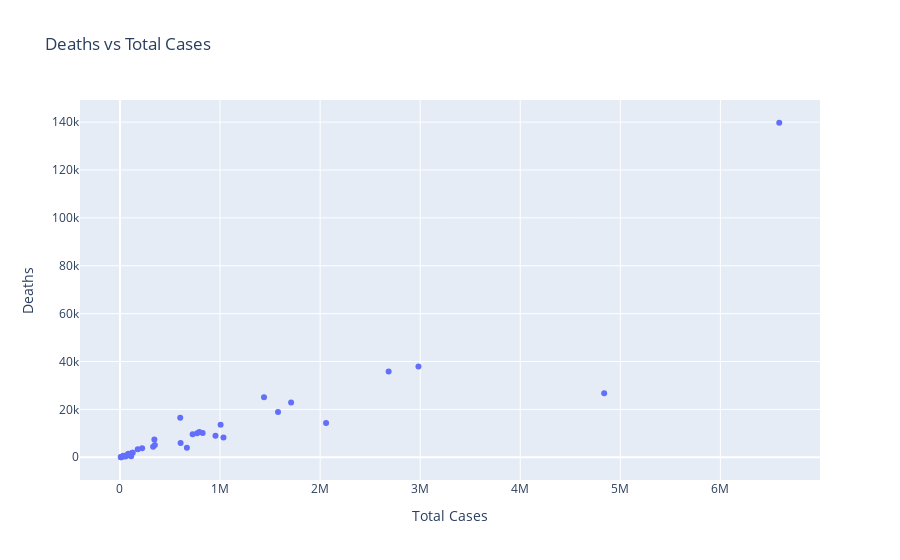

Notebook code for this chart:
### Code cell
# Relationshhip between deaths and total cases
# Scatter plot
fig = go.Figure([go.Scatter(x=pd_df['Total_Cases'], y=pd_df['Deaths'], mode='markers', text=pd_df['State_UTs'])])
fig.update_layout(title='Deaths vs Total Cases', xaxis_title='Total Cases', yaxis_title='Deaths')
fig.show()

### Figure 1 — Plotly figure (JSON) as saved in the notebook; plotly's stock layout.template omitted (floating-point values rounded to 4 significant figures)
{"data": [{"mode": "markers", "text": ["Andaman and Nicobar", "Andhra Pradesh", "Arunachal Pradesh", "Assam", "Bihar", "Chandigarh", "Chhattisgarh", "Dadra and Nagar Haveli and Daman and Diu", "Delhi", "Goa", "Gujarat", "Haryana", "Himachal Pradesh", "Jammu and Kashmir", "Jharkhand", "Karnataka", "Kerala", "Ladakh", "Lakshadweep", "Madhya Pradesh", "Maharashtra", "Manipur", "Meghalaya", "Mizoram", "Nagaland", "Odisha", "Puducherry", "Punjab", "Rajasthan", "Sikkim", "Tamil Nadu", "Telengana", "Tripura", "Uttar Pradesh", "Uttarakhand", "West Bengal"], "type": "scatter", "x": [7641, 2059708, 54964, 605944, 726021, 65297, 1005624, 10675, 1439337, 177410, 826258, 771049, 221203, 330885, 348415, 2982869, 4838811, 20871, 10365, 792675, 6588429, 122545, 82815, 111651, 31547, 1034276, 127296, 601992, 954383, 31739, 2684641, 668722, 84299, 1710014, 343739, 1579463], "y": [129, 14295, 280, 5939, 9661, 820, 13570, 4, 25089, 3339, 10086, 10049, 3717, 4426, 5135, 37931, 26734, 208, 51, 10523, 139734, 1893, 1432, 380, 674, 8279, 1849, 16540, 8954, 391, 35869, 3936, 816, 22897, 7397, 18953]}], "layout": {"title": {"text": "Deaths vs Total Cases"}, "xaxis": {"title": {"text": "Total Cases"}}, "yaxis": {"title": {"text": "Deaths"}}}}
